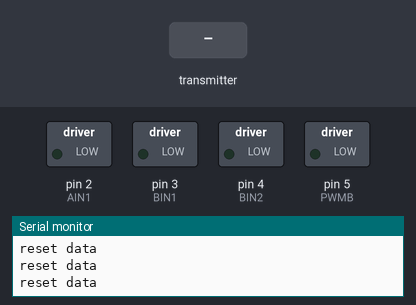
Simulated run of this sketch. Board: Arduino Nano, built with avr-gcc and run on an emulated ATmega328P. On the bench: switched loads named in the sketch (green lamp = pin HIGH), the last lines printed to the serial monitor. The test bench sets the inputs (shaded band). No radio packets arrive unless stated; pins used as bus, display or sensor lines are not drawn.

Above: at 1.2 s.
1.3 s: the transmitter starts sending joystick1yAxisBytes = 255
At 2.5 s:
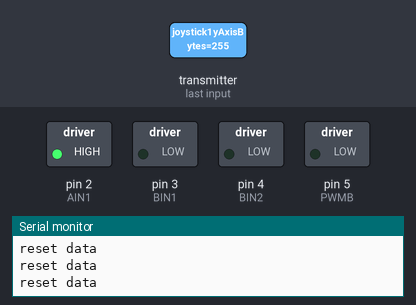
2.8 s: the transmitter starts sending joystick2xAxisBytes = 0
At 3.8 s:
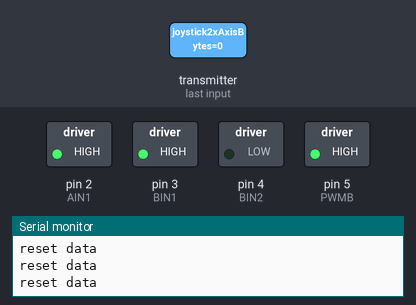
4.3 s: the transmitter starts sending joystick1yAxisBytes = 0
At 4.9 s:
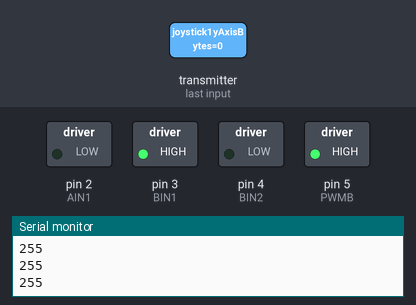
5.8 s: the transmitter starts sending joystick2xAxisBytes = 128
At 6.2 s:
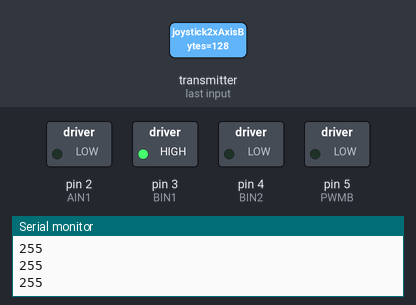
7.3 s: the transmitter starts sending joystick2xAxisBytes = 255
At 8.5 s:
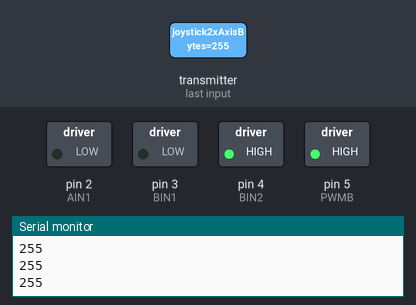
8.8 s: the transmitter starts sending joystick1yAxisBytes = 255
At 9.6 s:
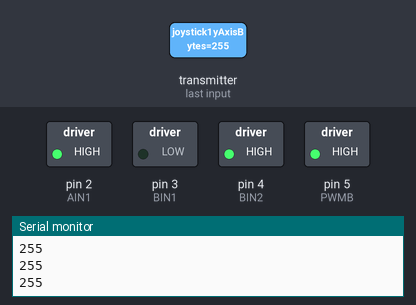
Timing chart, 0 to 11.3 s (numbered marks = the images above; inputs shaded):
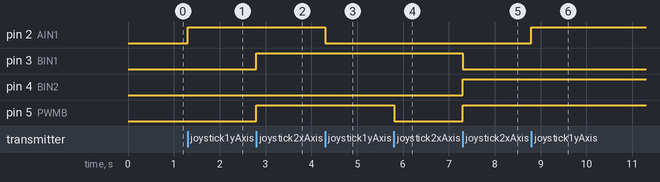

The sketch:

RC_Car_RP.ino
```cpp
// Arduino RC Car developed and programmed by Devin Namaky for his children
// Any microcontroller will do, but using here a Seeeduino XIAO for a small footprint (we want a small car to print on a resin printer)
// Two generic joysticks for a remote. This version is wireless. There is a separate INO file for the controller code using a NANO.
// Joysticks can be programmed a variety of ways. This version the left joystick y-axis controls F / R, and the right joystick x-axis controls L / R. The right joystick push button is used to control the max motor speed. This is useful if you wnat to run the car indoor vs outdoor or simply don't want to strip your gears or crash into a wall with too much power depending on the battery setup you choose.
// Motor driver occupying PINs 0 thru 5 on a Seeeduino XIAO as the below variables indicate.
// Wireless nRF24L01 SPI is on 8 thru 10, and CE / CSN are pins 6 and 7
// This version is driving with two DC motors and no servo. The steering DC motor has something akin to rack and pinion for steering for now.

//--------------DEFINITIONS & LIBRARIES--------------------//
#include <SPI.h>
#include <RF24.h>
RF24 radio(6, 7); // CE, CSN
const byte address[6] = "00001";

byte PWMA = 1;
byte AIN1 = 2;
byte AIN2 = 0;
byte PWMB = 5;
byte BIN1 = 3;
byte BIN2 = 4;
byte motorSpeedA = 0;
byte motorSpeedB = 0;
byte steerPower = 255; // Adjust for power delivered to steering (0 to 255)
byte motorSpeedAMAX = 255; //Adjust for maximum power delivered forward to motor A (0 to 255)
byte motorSpeedAReverse = 255; //Adjust for maximum power delivered reverse to motor A (0 to 255)
unsigned long lastSpeedButtonReadTime = 0;
unsigned long lastControllerReadTime = 0;
unsigned long currentMillis = 0;

// -------construct NRF data package-----------//
struct Data_Package { // Create a single data package to be received over wireless
    byte joystick1xAxisBytes;
    byte joystick1yAxisBytes;
    byte joystick1Button;
    byte joystick2xAxisBytes;
    byte joystick2yAxisBytes;
    byte joystick2Button;
  };
Data_Package data; // Creates a variable "data" with the above structure of bytes
//--------------------------------------------//

//-----------------SETUP-------------------------------//
void setup() {
  pinMode(PWMA, OUTPUT);
  pinMode(PWMB, OUTPUT);
  pinMode(AIN1, OUTPUT);
  pinMode(AIN2, OUTPUT);
  pinMode(BIN1, OUTPUT);
  pinMode(BIN2, OUTPUT);

  Serial.begin(9600);  //NRF SETUP, OPEN PIPE, START LISTENING
  radio.begin();
  radio.openReadingPipe(0, address);
  radio.setAutoAck(false);
  radio.setDataRate(RF24_250KBPS);
  radio.setPALevel(RF24_PA_LOW);
  radio.startListening();
    // Reset data on startup to default values
  resetData();
}
//------------------------------------------------------//


//---------------------MAIN LOOP---------------------//
void loop() {
    //read controller data
    readController();
    //set motor speeds
    setMotorSpeeds();
        // check speed mode select button, including a 500 ms time period where the button is ignored after being pressed to avoid accidental repeats
        //if receiving button data and the button is pressed, and the necessary time has passed
        //check the time
        currentMillis = millis();
    if ((radio.available()) && (data.joystick2Button == LOW) && ((currentMillis - lastSpeedButtonReadTime) > 500)) {
        // then change the max speed
        if (motorSpeedAMAX == 90) {
            motorSpeedAMAX = 175;} else if (motorSpeedAMAX == 175) {
                motorSpeedAMAX = 255;} else if (motorSpeedAMAX == 255) {
                    motorSpeedAMAX = 90;
            }
        lastSpeedButtonReadTime = millis();
        Serial.println(motorSpeedAMAX);
    }
}
//------------------------------------------------------//

//---------------OTHER COMMAND DEFINITIONS----------------------------//
void resetData() { // Set the signals from the joysticks to neutral initially so the motors don't move yet
    data.joystick1xAxisBytes = 127;
    data.joystick1yAxisBytes = 127;
    data.joystick2xAxisBytes = 127;
    data.joystick2yAxisBytes = 127;
    data.joystick2Button = 1;
         Serial.println("reset data"); //Serial printing generally commented out to save RAM unless debugging
  }

void readController() {
  if (radio.available()) {
    radio.read(&data, sizeof(Data_Package));
     /* Serial.println("joystick1-Y: ");
     Serial.print(data.joystick1yAxisBytes);
     Serial.print("joystick2-Y: ");
     Serial.print(data.joystick2yAxisBytes);
      Serial.println("joystick1-X: ");
      Serial.print(data.joystick1xAxisBytes);
      Serial.print("joystick2-X: ");
      Serial.print(data.joystick2xAxisBytes); */
      //Serial.println("joystick2-Button: ");
      //Serial.print(data.joystick2Button);
      // Record the last time the controller was successfully read
      lastControllerReadTime = millis();
  }
    // Check the current time
  currentMillis = millis();
    // If the last successful control read is more than 1 second ago, reset the data to not lose control of the car
  if ((currentMillis - lastControllerReadTime) > 1000) {
    resetData();
    }
}

void setMotorSpeeds() {
        // Left joystick Y-axis used for forward and backward control
        //--------------------
        // Y-axis used for forward and backward control
    if (data.joystick1yAxisBytes <= 123) {
      // Set Motor A direction
      digitalWrite(AIN1, LOW);
      digitalWrite(AIN2, HIGH);
      // Convert the declining Y-axis readings for going backward from 123 to 0 into 0 to max value for the PWM signal for increasing the motor speed
      motorSpeedA = map(data.joystick1yAxisBytes, 123, 0, 0, motorSpeedAMAX);
         Serial.println(motorSpeedA);
    } else if (data.joystick1yAxisBytes >= 132) {
      // Set Motor A direction
      digitalWrite(AIN1, HIGH);
      digitalWrite(AIN2, LOW);
      // Convert the increasing Y-axis readings for going forward from 138 to 255 into 0 to max value for the PWM signal for increasing the motor speed
      motorSpeedA = map(data.joystick1yAxisBytes, 132, 255, 0, motorSpeedAReverse);
    } else {
        motorSpeedA = 0;
    }

    if (data.joystick2xAxisBytes <= 100) {
      // Set Motor B direction
      digitalWrite(BIN1, HIGH);
      digitalWrite(BIN2, LOW);
      motorSpeedB = steerPower;
    } else if (data.joystick2xAxisBytes >= 150) {
      // Set Motor B direction
      digitalWrite(BIN1, LOW);
      digitalWrite(BIN2, HIGH);
      motorSpeedB = steerPower;
    } else {
        motorSpeedB = 0;
    }

    if (motorSpeedA < 20) {
        motorSpeedA = 0;
    }
    if (motorSpeedB < 20) {
        motorSpeedB = 0;
    }
    analogWrite(PWMA, motorSpeedA); //now that the motor direction is set, drive it at the entered speed// Send PWM signal to motor A
    analogWrite(PWMB, motorSpeedB); //now that the motor direction is set, drive it at the entered speed // Send PWM signal to motor B
}
//------------------------------------------------------//
```

Measured:
- after the input at 1.3 s, pin 2 (AIN1): LOW → HIGH at once
- after the input at 2.8 s, pin 3 (BIN1), pin 5 (PWMB): LOW → HIGH at once
- after the input at 4.3 s, pin 2 (AIN1): HIGH → LOW at once
- after the input at 5.8 s, pin 5 (PWMB): HIGH → LOW at once
- after the input at 7.3 s, pin 3 (BIN1): HIGH → LOW at once; pin 4 (BIN2), pin 5 (PWMB): LOW → HIGH at once
- after the input at 8.8 s, pin 2 (AIN1): LOW → HIGH at once
